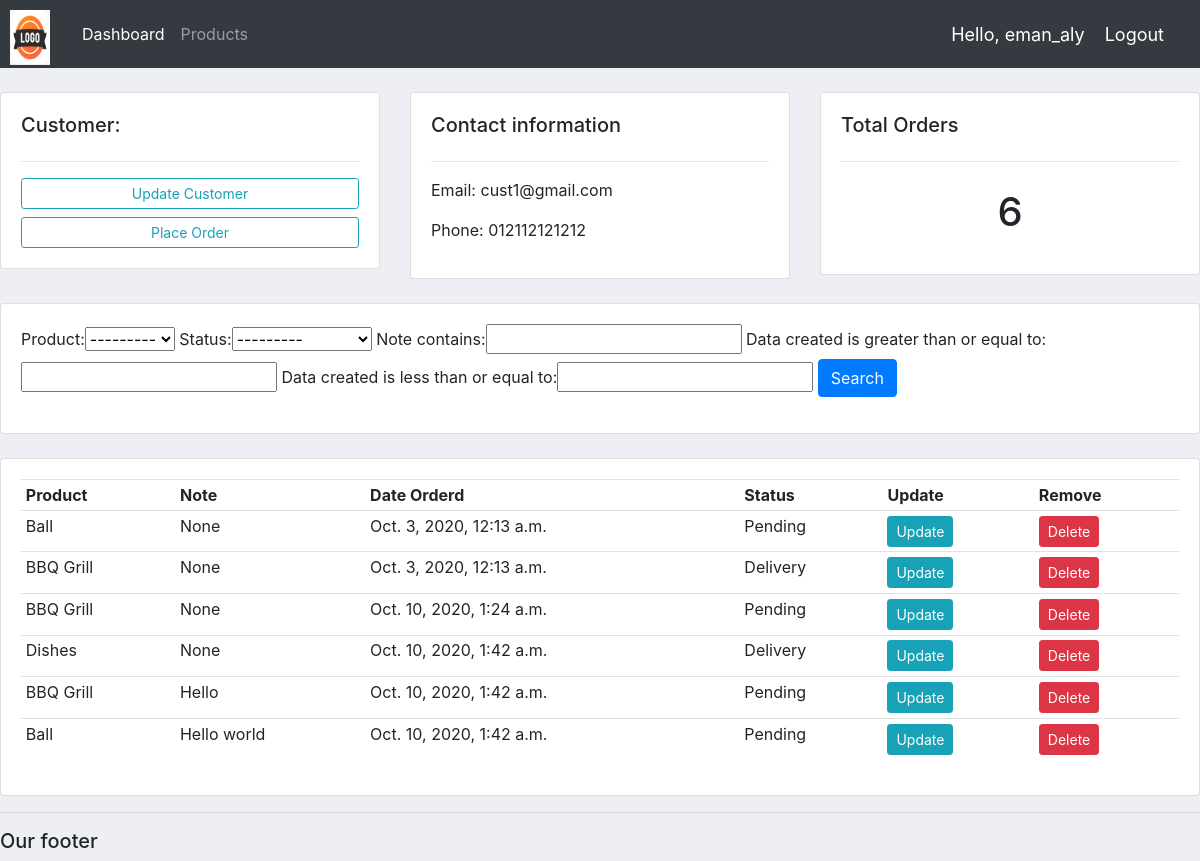
The app's page /customer/1/ (signed in) with its own data.
### accounts/models.py (models this page shows, shortened)
class Customer(models.Model):
	user=models.OneToOneField(User,null=True,blank=True,on_delete=models.CASCADE)
	name=models.CharField(max_length = 200,null=True)
	phone=models.CharField(max_length = 200,null=True)
	email=models.CharField(max_length = 200,null=True)
	profile_pic=models.ImageField(default="profile.png",null=True,blank=True)
	data_created=models.DateTimeField(auto_now_add=True)

class Order(models.Model):
	STATUS=(
		('Pending','Pending'),
		('Out for delivery','Out for delivery'),
		('Delivery','Delivery'),
		)
	customer=models.ForeignKey(Customer,null=True,on_delete=models.SET_NULL)
	Product=models.ForeignKey(Product,null=True,on_delete=models.SET_NULL)
	data_created=models.DateTimeField(auto_now_add=True)
	status=models.CharField(max_length = 200, null=True, choices=STATUS)
	note=models.CharField(max_length = 1000, null=True)

class Product(models.Model):
	CATEGORY=(
		('Indoor','Indoor'),
		('Out Door','Out Door'),
		)
	name=models.CharField(max_length = 200,null=True)
	price=models.FloatField(null=True)
	category=models.CharField(max_length = 200,null=True,choices=CATEGORY)
	description=models.CharField(max_length = 200,null=True,blank=True)
	data_created=models.DateTimeField(auto_now_add=True)
	tags=models.ManyToManyField(Tag)
	def __str__(self):
		return self.name

### accounts/decorators.py (the view)
		def wrapper_func(request, *args, **kwargs):
			group = None
			if request.user.groups.exists():
				group = request.user.groups.all()[0].name
			if group in allowed_roles:
				return view_func(request, *args, **kwargs)
			else:
				return HttpResponse('You are not authorized to view this page')

### accounts/views.py (called while the page is built)
@login_required(login_url='login')
@allowed_users(allowed_roles=['admin'])
def customer(request, pk_test):
	customer=Customer.objects.get(id=pk_test)
	orders=customer.order_set.all()
	order_count=orders.count()
	myFilter=OrderFilter(request.GET,queryset=orders)
	orders=myFilter.qs
	context={'customer':customer,'orders':orders,'order_count':order_count,'myFilter':myFilter}
	return render(request,'accounts/customer.html',context)

### accounts/templates/accounts/customer.html
{% extends 'accounts/main.html' %}
{% block content %}
<br>
<div class="row">
	<div class="col-md">
		<div class="card card-body">
			<h5>Customer:</h5>
			<hr>
			<a class="btn btn-outline-info btn-sm btn-block" href="">Update Customer</a>
			<a class="btn btn-outline-info btn-sm btn-block" href="{% url 'create_order' customer.id %}">Place Order</a>
		</div>
	</div>
	<div class="col-md">
		<div class="card card-body">
			<h5>Contact information</h5>
			<hr>
			<p>Email: {{customer.email}} </p>
			<p>Phone: {{customer.phone}}</p>
	    </div>
	</div>
	<div class="col-md">
		<div class="card card-body">
			<h5>Total Orders</h5>
			<hr>
			<h1 style="text-align: center;padding: 10px;">{{order_count}}</h1>
		</div>
	</div>
</div>
<br>
<div class="row">
	<div class="col">
		<div class="card card-body">
			<form method="get">
				{{myFilter.form}}
				<button class="btn btn-primary" type="submit">Search</button>
			</form>
		</div>
	</div>
</div>
<br>
<div class="row">
	<div class="col">
		<div class="card card-body">
			<table class="table table-sm">
				<tr>
					<th>Product</th>
					<th>Note</th>
					<th>Date Orderd</th>
					<th>Status</th>
					<th>Update</th>
					<th>Remove</th>
				</tr>
				{% for i in orders %}
				<tr>
					<td>{{i.Product}}</td>
					<td>{{i.note}}</td>
					<td>{{i.data_created}}</td>
					<td>{{i.status}}</td>
					 <td><a class="btn btn-sm btn-info" href="{% url 'update_order' i.id %}">Update</a></td>
                     <td><a class="btn btn-sm btn-danger" href="{% url 'delete_order' i.id %}">Delete</a></td>
				</tr>
				{% endfor %}
			</table>
		</div>
	</div>
</div>
{% endblock%}

### accounts/templates/accounts/navbar.html (shortened to what this page needs)
{% load static %}
<nav class="navbar navbar-expand-lg navbar-dark bg-dark">
    <a class="navbar-brand" href="#">
<img src="{% static 'images/logo.png' %} " id="logo"> <pre>    </pre>
</a>
  <div class="collapse navbar-collapse" id="navbarNav">
    <ul class="navbar-nav">
      {% if request.user.is_staff %}
      <li class="nav-item active">
        <a class="nav-link" href="{% url 'home'%}">Dashboard</a>
      </li>
      <li class="nav-item">
        <a class="nav-link" href="{% url 'products'%}">Products</a>
      </li>
    {% else %}
      <li class="nav-item">
        <a class="nav-link" href="{% url 'account'%}">Settings</a>
      </li>
    {% endif %}
    </ul>
  </div>
   <span class="hello-msg">Hello, {{request.user}}</span>
  <span ><a  class="hello-msg" href="{% url 'logout' %}">Logout</a></span>
</nav>

### static/css/main.css (style rules this page uses)
#logo { width: 40px; height: 55px; position: fixed; top: 10px; left: 10px; z-index: 1000; }
body { background-color: #edeff5; }

### accounts/templates/accounts/navbar.html (style rules this page uses)
.hello-msg { font-size: 18px; color: #fff; margin-right: 20px; }

### records on screen
Customer: email "cust1@gmail.com", phone "012112121212"
Order: Product "Ball", note "None", data_created "Oct. 3, 2020, 12:13 a.m.", status "Pending"
Order: Product "BBQ Grill", note "None", data_created "Oct. 3, 2020, 12:13 a.m.", status "Delivery"
Order: Product "BBQ Grill", note "None", data_created "Oct. 10, 2020, 1:24 a.m.", status "Pending"
Order: Product "Dishes", note "None", data_created "Oct. 10, 2020, 1:42 a.m.", status "Delivery"
Order: Product "BBQ Grill", note "Hello", data_created "Oct. 10, 2020, 1:42 a.m.", status "Pending"
Order: Product "Ball", note "Hello world", data_created "Oct. 10, 2020, 1:42 a.m.", status "Pending"

### other values on screen
{{ request.user }} "eman_aly"
{{ order_count }} "6"
